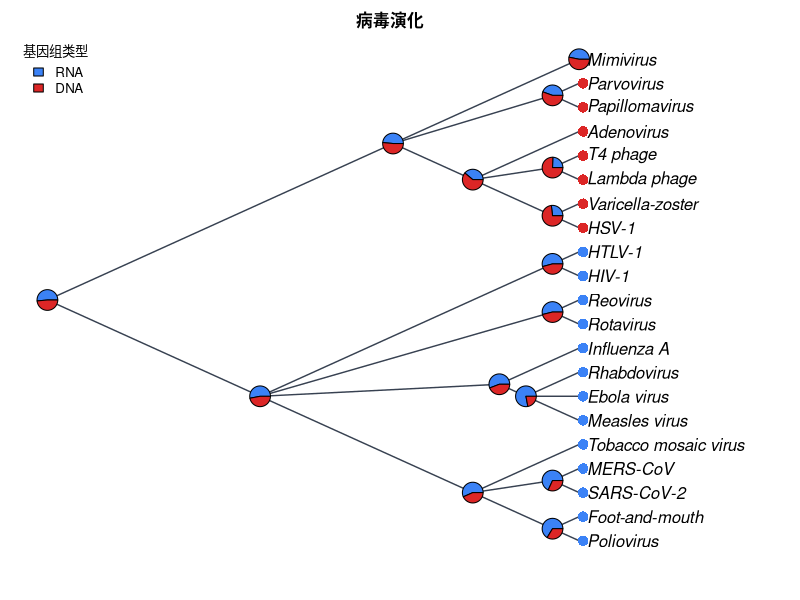

The R script that drew this image:
#!/usr/bin/env Rscript
# CladeForge reproducible-analysis script
# Project : 病毒演化
# Format  : CladeForge project v0.1.0
#
# What this script reproduces, and what it does not:
#   REPRODUCED (same algorithms as the application):
#     * Sankoff parsimony with the project's step matrix (advisory baseline);
#     * equal-rates Mk ancestral-state reconstruction (pruning + up-pass), i.e.
#       the posterior probabilities the app reports.
#   APPROXIMATED:
#     * a PDF figure drawn from the same data — character-coloured tips,
#       posterior pies, legend — in the project's cladogram layout
#       (equal branch spacing, like the CladeForge cladogram (branch lengths ignored)). It is NOT a pixel copy of the on-screen figure: manual
#       node positions, collapsed clades, custom reticulation edges, era bands
#       and the interactive ladderising order are GUI state that ape does not
#       consume. The topology, tip labels, states and posteriors are identical;
#       the geometry is a same-data rendering.
#   Branch lengths: present, used as given.
# Run with: Rscript this_file.R   (install.packages("ape") if needed)

library(ape)

# The tree is assembled from vectors rather than parsed from Newick, so every
# label survives byte-exact even where ape's own reader would mangle it.
tree <- structure(
  list(
    edge = matrix(c(22, 23, 22, 24, 23, 25, 23, 26, 23, 27, 23, 28, 24, 29, 24, 30, 24, 31, 25, 32, 25, 33, 25, 1, 26, 34, 26, 2, 27, 3, 27, 4, 28, 5, 28, 6, 29, 35, 29, 36, 29, 7, 30, 8, 30, 9, 31, 10, 32, 11, 32, 12, 33, 13, 33, 14, 34, 15, 34, 16, 34, 17, 35, 18, 35, 19, 36, 20, 36, 21), ncol = 2, byrow = TRUE),
    edge.length = c(200, 400, 1000, 1100, 1200, 1300, 1300, 1400, 1500, 1500, 1600, 3000, 1600, 2900, 2800, 2800, 2700, 2700, 1300, 1400, 2500, 2400, 2400, 2300, 1500, 1500, 1400, 1400, 1300, 1300, 1300, 1200, 1200, 1100, 1100),
    Nnode = 15L,
    tip.label = c("Tobacco mosaic virus", "Influenza A", "Rotavirus", "Reovirus", "HIV-1", "HTLV-1", "Adenovirus", "Papillomavirus", "Parvovirus", "Mimivirus", "Poliovirus", "Foot-and-mouth", "SARS-CoV-2", "MERS-CoV", "Measles virus", "Ebola virus", "Rhabdovirus", "HSV-1", "Varicella-zoster", "Lambda phage", "T4 phage"),
    node.label = c("Urvirus", "RNA viruses", "DNA viruses", "+ssRNA viruses", "-ssRNA viruses", "dsRNA viruses", "Retro-transcribing", "dsDNA viruses", "ssDNA viruses", "Nucleocytoplasmic", "Picornavirales", "Nidovirales", "Mononegavirales", "Herpesvirales", "Caudovirales")
  ),
  class = "phylo"
)

# Branch lengths, with an explicit unit-length fallback: a cladogram-only project
# serialises no lengths at all, and 1 / mean(NULL) would poison every
# transition probability below.
bl <- tree$edge.length
if (is.null(bl) || !any(is.finite(bl) & bl > 0)) {
  bl <- rep(1, nrow(tree$edge))
  cat("NOTE: the tree carries no usable branch lengths; Mk probabilities and the\n")
  cat("      figure use unit (equal) branch lengths, i.e. topology-only inference.\n\n")
}

# Equal-rates Mk rate: one expected substitution per mean branch, so the
# transition probabilities are invariant to the tree's absolute scale. Every
# length above is already resolved the way the application resolves it (a
# recorded 0 is a real zero; unset / negative / non-finite became 1), so the mean
# runs over ALL of them — filtering here would drop zero-length and unmeasured
# edges from the average and make this script reconstruct at a different rate
# than the application reports. Deriving it from the fallback-protected bl
# above is what keeps the rate finite for a cladogram-only project.
rate <- 1 / mean(bl)


characters <- list(
  list(
    name = "基因组类型",
    type = "discrete",
    states = c("RNA", "DNA"),
    colors = c("#3b82f6", "#dc2626"),
    cost = NULL,
    tips = c("Poliovirus" = "RNA", "Foot-and-mouth" = "RNA", "SARS-CoV-2" = "RNA", "MERS-CoV" = "RNA", "Tobacco mosaic virus" = "RNA", "Influenza A" = "RNA", "Measles virus" = "RNA", "Ebola virus" = "RNA", "Rhabdovirus" = "RNA", "Rotavirus" = "RNA", "Reovirus" = "RNA", "HIV-1" = "RNA", "HTLV-1" = "RNA", "HSV-1" = "DNA", "Varicella-zoster" = "DNA", "Mimivirus" = "DNA", "Adenovirus" = "DNA", "Papillomavirus" = "DNA", "Parvovirus" = "DNA", "Lambda phage" = "DNA", "T4 phage" = "DNA")
  ),
  list(
    name = "宿主类型",
    type = "discrete",
    states = c("动物", "细菌", "植物", "原生生物（阿米巴）"),
    colors = c("#8b5cf6", "#f59e0b", "#22c55e", "#14b8a6"),
    cost = NULL,
    tips = c("Poliovirus" = "动物", "Foot-and-mouth" = "动物", "SARS-CoV-2" = "动物", "MERS-CoV" = "动物", "Tobacco mosaic virus" = "植物", "Influenza A" = "动物", "Measles virus" = "动物", "Ebola virus" = "动物", "Rhabdovirus" = "动物", "Rotavirus" = "动物", "Reovirus" = "动物", "HIV-1" = "动物", "HTLV-1" = "动物", "HSV-1" = "动物", "Varicella-zoster" = "动物", "Mimivirus" = "原生生物（阿米巴）", "Adenovirus" = "动物", "Papillomavirus" = "动物", "Parvovirus" = "动物", "Lambda phage" = "细菌", "T4 phage" = "细菌")
  )
)

# --- helpers ----------------------------------------------------------------

## Equal-rates (ER) Mk transition matrix P(t): the same closed form used by
## CladeForge's inference assistant. The rate is scaled by the mean branch
## length so probabilities are invariant to the tree's absolute scale.
p_er <- function(t, k, rate) {
  e <- exp(-k * rate * t)
  P <- matrix(1 / k, k, k) - (1 / k) * e
  diag(P) <- 1 / k + ((k - 1) / k) * e
  P
}

## Sankoff parsimony down/up pass. 'cost' is k x k; tips absent from tip_states
## are treated as missing data.
sankoff <- function(tree, tip_states, states, cost) {
  ntip <- length(tree$tip.label)
  k <- length(states)
  sidx <- setNames(seq_len(k), states)
  x <- sidx[tip_states[tree$tip.label]]
  parent <- tree$edge[, 1]
  child <- tree$edge[, 2]
  kids <- split(child, parent)
  root <- setdiff(unique(parent), unique(child))
  g <- matrix(0, nrow = ntip + tree$Nnode, ncol = k)
  rownames(g) <- as.character(seq_len(ntip + tree$Nnode))
  ## Down-pass: internal node indices decrease from root, so descending order
  ## visits children before parents.
  for (v in sort(as.integer(names(kids)), decreasing = TRUE)) {
    for (i in seq_len(k)) {
      total <- 0
      for (ch in kids[[as.character(v)]]) {
        if (ch <= ntip) {
          xi <- x[[ch]]
          if (is.na(xi)) next
          total <- total + min(cost[i, ] + ifelse(seq_len(k) == xi, 0, Inf))
        } else {
          total <- total + min(cost[i, ] + g[as.character(ch), ])
        }
      }
      g[as.character(v), i] <- total
    }
  }
  ## Up-pass: assign each node a state minimising cost given its parent.
  node_state <- integer(ntip + tree$Nnode)
  walk <- function(v, parent_state) {
    base <- if (parent_state == 0L) rep(0, k) else cost[parent_state, ]
    scores <- base + g[as.character(v), ]
    best <- which.min(scores)
    node_state[v] <<- best
    for (ch in kids[[as.character(v)]]) {
      if (ch > ntip) walk(ch, best)
    }
  }
  walk(root, 0L)
  list(cost = min(g[as.character(root), ]),
       states = node_state, k = k)
}

## Equal-rates Mk marginal ancestral reconstruction: Felsenstein pruning
## (down-pass) + parent/sibling up-pass, normal space. Uses the script-level
## 'bl' (which already falls back to unit lengths when the tree has none) and the
## script-level 'rate' (= 1 / mean usable branch length); both are bound before
## this function is ever called. For very large or very unbalanced trees prefer
## log-space implementations (phangorn::ace, phytools).
mk_asr <- function(tree, tip_states, states) {
  ntip <- length(tree$tip.label)
  k <- length(states)
  sidx <- setNames(seq_len(k), states)
  x <- sidx[tip_states[tree$tip.label]]
  parent <- tree$edge[, 1]
  child <- tree$edge[, 2]
  kids <- split(seq_along(child), parent)  # edge-row indices per parent
  root <- setdiff(unique(parent), unique(child))
  L <- matrix(1, nrow = ntip + tree$Nnode, ncol = k)
  rownames(L) <- as.character(seq_len(ntip + tree$Nnode))
  for (v in sort(as.integer(names(kids)), decreasing = TRUE)) {
    rows <- kids[[as.character(v)]]
    vec <- rep(1, k)
    for (r in rows) {
      ch <- child[r]
      m <- if (ch <= ntip) {
        xi <- x[[ch]]
        if (is.na(xi)) rep(1, k) else as.numeric(seq_len(k) == xi)
      } else L[as.character(ch), ]
      vec <- vec * (p_er(bl[r], k, rate) %*% m)
    }
    s <- sum(vec)
    L[as.character(v), ] <- if (s > 0) vec / s else rep(1 / k, k)
  }
  G <- matrix(1 / k, nrow = ntip + tree$Nnode, ncol = k)
  rownames(G) <- rownames(L)
  for (v in sort(as.integer(names(kids)))) {
    rows <- kids[[as.character(v)]]
    for (r in rows) {
      ch <- child[r]
      if (ch <= ntip) next
      sib_msg <- rep(1, k)
      for (r2 in rows) {
        ch2 <- child[r2]
        if (ch2 == ch) next
        m2 <- if (ch2 <= ntip) {
          xi <- x[[ch2]]
          if (is.na(xi)) rep(1, k) else as.numeric(seq_len(k) == xi)
        } else L[as.character(ch2), ]
        sib_msg <- sib_msg * (p_er(bl[r2], k, rate) %*% m2)
      }
      G[as.character(ch), ] <- p_er(bl[r], k, rate) %*% (G[as.character(v), ] * sib_msg)
      G[as.character(ch), ] <- G[as.character(ch), ] / sum(G[as.character(ch), ])
    }
  }
  post <- L * G
  post <- post / rowSums(post)
  list(posterior = post)
}

# --- analysis ---------------------------------------------------------------

cat("CladeForge reproducible analysis\n")
cat("Tree:", Ntip(tree), "tips,", tree$Nnode, "internal nodes\n\n")

internal_nodes <- (length(tree$tip.label) + 1):(length(tree$tip.label) + tree$Nnode)

for (ch in characters) {
  cat("== Character:", ch$name, "==\n")
  if (ch$type != "discrete" || length(ch$states) < 2) {
    cat("   continuous or single-state: exported as data only\n\n")
    next
  }
  scored <- ch$tips[names(ch$tips) %in% tree$tip.label]
  cost <- ch$cost
  if (is.null(cost)) {
    k <- length(ch$states)
    cost <- matrix(1, k, k); diag(cost) <- 0
  }
  sp <- sankoff(tree, scored, ch$states, cost)
  cat(sprintf("   Sankoff minimum cost: %g (step-matrix units)\n", sp$cost))
  asr <- mk_asr(tree, scored, ch$states)
  cat("   Mk posterior at each internal node (states:",
      paste(ch$states, collapse = " / "), ")\n")
  print(round(asr$posterior[as.character(internal_nodes), , drop = FALSE], 3))
  cat("\n")
}

# --- figure -----------------------------------------------------------------
# A same-data rendering of the GUI figure: character-coloured tips (first
# discrete character) + posterior pies at internal nodes + auto legend, in the
# layout the project is displayed as. Manual positions / collapsed clades /
# custom edges / era bands are GUI-only and are not reproduced here.

discrete <- Filter(function(ch) ch$type == "discrete" && length(ch$states) >= 2, characters)

# cairo_pdf renders unicode labels reliably; use pdf() if cairo is unavailable.
cairo_pdf("cladeforge_reconstruction.pdf", width = 9, height = 7)
par(mar = c(2, 1, 2, 2), xpd = NA)
cat("Figure layout: type = cladogram, use.edge.length = FALSE",
    "(equal branch spacing, like the CladeForge cladogram (branch lengths ignored))\n")
plot(tree, type = "cladogram", use.edge.length = FALSE,
     show.tip.label = TRUE,
     label.offset = 0.3,
     edge.color = "#374151", edge.width = 1.4)
title(main = "病毒演化", cex.main = 1.0)

if (length(discrete) > 0) {
  main <- discrete[[1]]
  scored <- main$tips[names(main$tips) %in% tree$tip.label]
  k <- length(main$states)
  cost <- main$cost
  if (is.null(cost)) { cost <- matrix(1, k, k); diag(cost) <- 0 }

  tip_col <- rep("#6b7280", Ntip(tree))
  names(tip_col) <- tree$tip.label
  for (lab in names(scored)) tip_col[[lab]] <- main$colors[[match(scored[[lab]], main$states)]]
  tiplabels(pch = 16, col = tip_col, cex = 1.4, offset = 0.15)

  asr <- mk_asr(tree, scored, main$states)
  nodelabels(node = internal_nodes, pie = asr$posterior[as.character(internal_nodes), , drop = FALSE],
             piecol = main$colors, cex = 0.7)
  legend("topleft", legend = main$states, fill = main$colors,
         title = main$name, bty = "n", cex = 0.8)
}

dev.off()

cat("Wrote cladeforge_reconstruction.pdf\n")
